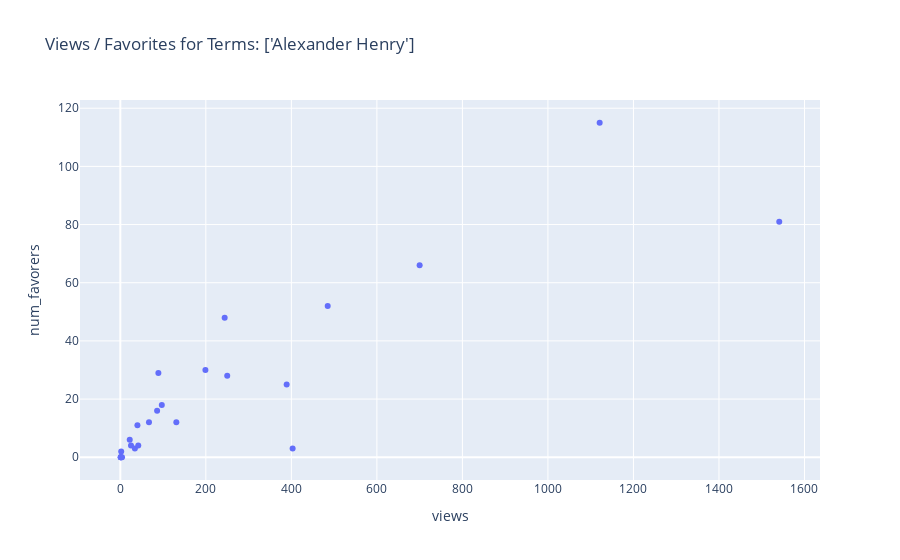

Notebook code cell kept with this figure:
### Code cell
viz_favorites(AH2, terms=['Alexander Henry'])

### Figure 1 — Plotly figure (JSON) as saved in the notebook; plotly's stock layout.template omitted (floating-point values rounded to 4 significant figures)
{"data": [{"hovertemplate": "<b>%{hovertext}</b><br><br>views=%{x}<br>num_favorers=%{y}<extra></extra>", "hovertext": ["FQ or More A Ghastlie Stripe Fabric Quilting Cotton The Ghastlies Alexander Henry Mauve Pink Gray Taupe Brown Floral Fat Quarter", "Alexander Henry A Ghastlie Dive in Stone 8846BR; 100% woven cotton quilt shop quality fabric", "Alexander Henry Spring 2021 Collection,Tokyo Dream in butter,8876A,  **PREORDERS ONLY** Cotton Fabric, Fabric by the yard,", "Alexander Henry Spring 2021 Collection,Tokyo Dream in Pink, 8876B,  **PREORDERS ONLY** Cotton Fabric, Fabric by the yard,", "Asian - Alexander Henry - Feline Fishermen - Cream - Sold by the Half Yard", "Route 66 Face Mask With Toggle Adjustable Over The Head Cotton Fashion Car Masks", "Zipper Pouch From the Hip Cowgirl Style Cosmetic Case Organizer Cowhide Cotton Fabric Bag Cactus Guitar Vintage", "SALE - Alexander Henry - Songbird in Mint", "Love Luck and Skulls Large Tote Bag Hearts and Skulls Purse Pink and Gray Shoulder Bag Everyday Tote Bag Ready To Ship", "Frida Kahlo knot headband , Frida headpiece , mexican headband, Alexander Henry headband", "Fabric Bundle of Ghastlie Lake from Alexander Henry Fabrics - 16 FQ Prints", "Pin Up Cowgirl Face Mask Adjustable Reversible Washable 3 Layer Mask Alexander Henry Cowgirl Cowgirl Gift", "Peace Out Alexander Henry Rainbow Pride Cotton Fabric *Great for Masks*", "Pin Up Cowgirl Crossbody Bag Alexander Henry &quot;back in the saddle&quot; Hand Made Shoulder Bag Cowgirl Gift", "Fabric, Esqueletos del Mar in Light Blue, Skeletons from the Sea, Skull Mermaids, Alexander Henry, By the Yard", "Alexander Henry BAG LADY 2002 Beauty on Black Long out of Print and Very Hard to find By the Half Yard BTHY", "Vintage Daisy Kingdom Battenburg Lace white cotton", "Pin Up Cowgirl Halter Top Pin Up Rockabilly Backless Alexander Henry Cowgirls Cowgirl Gift", "Fabric Remnant Pack, Cotton Quilting Scrap and Offcuts, Free Post UK", "GHANTIS GHASTLIE LAKE Cotton by Alexander Henry (Webware)", "19.80Euro/meter, Men Christmas Fabric, Santa Claus, Sexy", "21.90 EUR / meter designer fabric Alexander Henry Fabrics Rise & Shine - tea", "0,5 m Printed cotton fabric &quot;Indochine letter&quot; 115 cm br.", "Alexander Henry - Fridas Garden 0.5 x 1.10 meters, 2 colors", "Fabric - &quot;Don&#39;t Gamble With Love &quot; - Alexandre Henry Collection 2019 - Oeko Tex Standard 100"], "legendgroup": "", "marker": {"color": "#636efa", "symbol": "circle"}, "mode": "markers", "name": "", "orientation": "v", "showlegend": false, "type": "scatter", "x": [67, 244, 199, 40, 97, 403, 22, 89, 25, 1, 700, 2, 34, 1, 1121, 42, 86, 1, 4, 131, 389, 2, 485, 1541, 250], "xaxis": "x", "y": [12, 48, 30, 11, 18, 3, 6, 29, 4, 0, 66, 0, 3, 0, 115, 4, 16, 0, 0, 12, 25, 2, 52, 81, 28], "yaxis": "y"}], "layout": {"legend": {"tracegroupgap": 0}, "title": {"text": "Views / Favorites for Terms: ['Alexander Henry']"}, "xaxis": {"anchor": "y", "domain": [0, 1], "title": {"text": "views"}}, "yaxis": {"anchor": "x", "domain": [0, 1], "title": {"text": "num_favorers"}}}}
